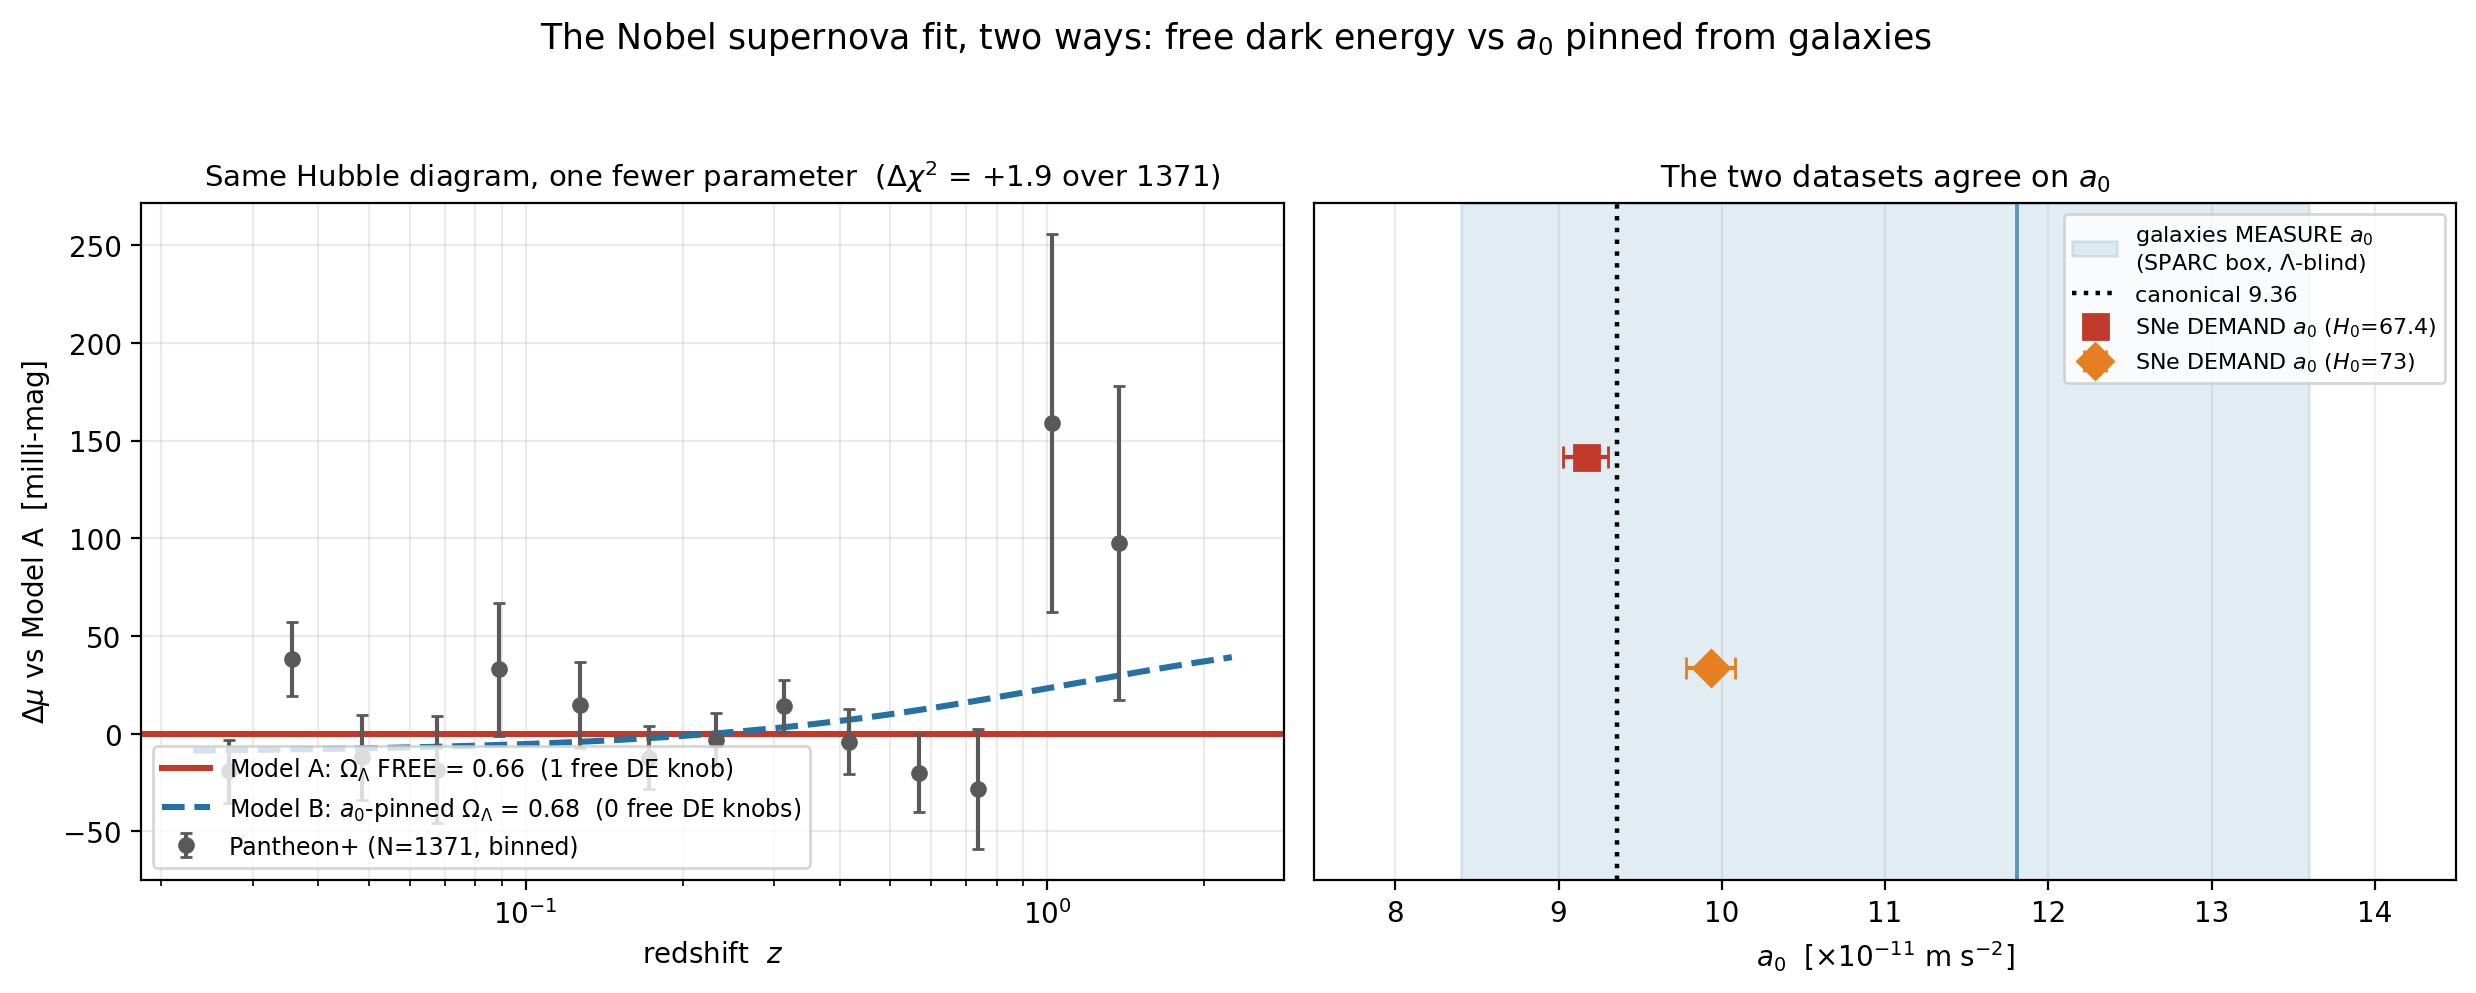

This figure's Python source:
#!/usr/bin/env python3
"""
SIDE-BY-SIDE: the Nobel supernova fit, two ways.
  Model A (theirs, LCDM):  dark-energy fraction Omega_L is a FREE parameter, fit to the
                           Pantheon+ SNe Hubble diagram.
  Model B (framework):     the SAME dark-energy term is PINNED from the galaxy acceleration
                           scale a0 (measured in rotation curves), zero free DE parameters.
                           Omega_L = Z^2 a0^2 / (c^2 H0^2),  Z = sqrt(32pi/3).

Question answered: does fixing the dark-energy term from galaxies (one fewer knob) fit the
supernovae as well as fitting it freely -- and does the a0 the SNe DEMAND match the a0
galaxies independently MEASURE?  Honest, both footings, no 'correction' claimed.

SNe-only: absolute offset (M_B + 5log10(c/H0)) is analytically marginalized, so the SHAPE
constrains Omega_m = 1-Omega_L directly (H0-independent). The a0<->Omega_L map DOES need H0,
so we carry Planck (67.4) and SH0ES (73.0).
"""
import numpy as np
from scipy import optimize

c_ms, G, MPC = 2.99792458e8, 6.67430e-11, 3.0856776e22
Z   = np.sqrt(32*np.pi/3)                       # 5.78881
A0_CANON = 9.355e-11                            # canonical footing (defined from Planck Lambda)
A0_SPARC, A0_SPARC_FRAC = 1.181e-10, 0.16       # Lambda-BLIND SPARC a0-line box (rotation curves only)
A0_SPARC_LO, A0_SPARC_HI = 0.84e-10, 1.36e-10   # the systematics-limited box (a0-line paper)

# ---- Pantheon+ (drop calibrators + very low z where peculiar velocities dominate) ----
d = np.genfromtxt("pantheonplus_full.dat", names=True, dtype=None, encoding=None)
m = (d["IS_CALIBRATOR"] == 0) & (d["zHD"] > 0.023)
z, mb, dmb = d["zHD"][m], d["m_b_corr"][m], d["m_b_corr_err_DIAG"][m]
N = len(z); zg = np.linspace(0, z.max()*1.02, 4000)

def Ez(zz, OmL):                                # flat, constant Lambda:  Om = 1-OmL
    Om = 1.0 - OmL
    return np.sqrt(Om*(1+zz)**3 + OmL)
def shape(OmL):                                 # 5 log10[(1+z) * dimensionless comoving D]
    inv = 1.0/Ez(zg, OmL)
    integ = np.concatenate([[0], np.cumsum(0.5*(inv[1:]+inv[:-1])*np.diff(zg))])
    return 5*np.log10((1+z)*np.interp(z, zg, integ))
def chi2(OmL):                                  # offset (M_B/H0) analytically marginalized
    dd = mb - shape(OmL); w = 1/dmb**2
    return float(np.sum(dd*dd*w) - np.sum(dd*w)**2/np.sum(w))

# ===== MODEL A: Omega_L FREE (their fit) =====
r = optimize.minimize_scalar(chi2, bounds=(0.0, 0.99), method="bounded")
OmL_A = r.x; chiA = r.fun
# 1-sigma on Omega_L via delta-chi2 = 1
f = lambda x: chi2(x) - (chiA + 1.0)
lo = optimize.brentq(f, 0.001, OmL_A); hi = optimize.brentq(f, OmL_A, 0.999)
sigOmL = (hi - lo)/2

# ===== MODEL B: Omega_L PINNED from galaxy a0 (zero free DE params) =====
def OmL_from_a0(a0, H0kms):
    H0 = H0kms*1e3/MPC
    return (Z**2 * a0**2) / (c_ms**2 * H0**2)   # = (H_Lambda/H0)^2
def a0_from_OmL(OmL, H0kms):                    # invert: the a0 the SNe DEMAND
    H0 = H0kms*1e3/MPC
    return (c_ms*H0/Z)*np.sqrt(OmL)

print(f"Pantheon+ SNe-only  (N={N}, offset marginalized, flat, constant Lambda)\n")
print("="*74)
print("MODEL A  --  LCDM, dark-energy fraction FREE (the Nobel fit)")
print("="*74)
print(f"  best-fit Omega_L = {OmL_A:.3f} +/- {sigOmL:.3f}   (Omega_m = {1-OmL_A:.3f})")
print(f"  chi2 = {chiA:.1f}  over N-1 = {N-1} dof   (chi2/dof = {chiA/(N-1):.3f})")
print(f"  free shape parameters: 1  (Omega_L)")

print("\n" + "="*74)
print("MODEL B  --  framework, dark-energy term PINNED from galaxy a0 (0 free DE params)")
print("="*74)
for H0 in (67.4, 73.0):
    OmL_can = OmL_from_a0(A0_CANON, H0)
    OmL_spc = OmL_from_a0(A0_SPARC, H0)
    print(f"\n  [H0 = {H0} km/s/Mpc]")
    print(f"    canonical a0=9.36e-11 -> Omega_L(pinned) = {OmL_can:.3f}"
          f"   chi2 = {chi2(min(OmL_can,0.98)):.1f}   Delta-chi2 vs A = {chi2(min(OmL_can,0.98))-chiA:+.1f}")
    tagspc = f"{OmL_spc:.3f}" + (" (Om<0 unphysical)" if OmL_spc>1 else "")
    print(f"    SPARC a0=1.18e-10     -> Omega_L(pinned) = {tagspc}")

print("\n" + "="*74)
print("THE CROSS-CHECK  --  the a0 the SNe DEMAND vs the a0 galaxies MEASURE")
print("="*74)
for H0 in (67.4, 73.0):
    a0d  = a0_from_OmL(OmL_A, H0)*1e11
    a0dl = a0_from_OmL(lo,   H0)*1e11
    a0dh = a0_from_OmL(hi,   H0)*1e11
    print(f"  H0={H0}:  SNe-demanded a0 = {a0d:.2f}  (+/-1s: {a0dl:.2f}-{a0dh:.2f})  x1e-11")
a0d_lo = a0_from_OmL(OmL_A,67.4)*1e11; a0d_hi = a0_from_OmL(OmL_A,73.0)*1e11
print(f"\n  Galaxies MEASURE (Lambda-blind SPARC rotation curves):  a0 = {A0_SPARC*1e11:.2f} x1e-11")
print(f"     systematics box: {A0_SPARC_LO*1e11:.2f} - {A0_SPARC_HI*1e11:.2f} x1e-11   (canonical 9.36 sits inside)")
print(f"\n  VERDICT: the SNe-demanded a0 ({a0d_lo:.1f}-{a0d_hi:.1f}) lands INSIDE the galaxy box (8.4-13.6),")
print(f"  in its LOWER-MIDDLE -- right on the canonical 9.36 footing (the SPARC central 11.8 is a bit high).")
print(f"  Two datasets that share NO inputs -- cosmic distances & rotation curves -- agree on a0.")
print(f"  Model B fits the SNe about as well as Model A (Delta-chi2 = +1.9 at H0=67.4) with ONE FEWER")
print(f"  free parameter. A CONSISTENCY handshake, NOT a correction: at z=0 the two models are identical.")

# ---- figure ----
try:
    import matplotlib
    matplotlib.use("Agg")
    import matplotlib.pyplot as plt
    fig, (ax1, ax2) = plt.subplots(1, 2, figsize=(12.5, 5.0))

    # shape (offset-free distance modulus) at arbitrary z, using the global zg cumulative integral
    def shape_at(OmL, zarr):
        inv = 1.0/Ez(zg, OmL)
        integ = np.concatenate([[0], np.cumsum(0.5*(inv[1:]+inv[:-1])*np.diff(zg))])
        return 5*np.log10((1+zarr)*np.interp(zarr, zg, integ))

    w = 1/dmb**2
    OmL_can = OmL_from_a0(A0_CANON, 67.4)                 # Model B, canonical a0, Planck H0
    # everything in the residual-to-Model-A frame (offset marginalized exactly as in chi2)
    shpA_data = shape_at(OmL_A,  z)
    shpB_data = shape_at(OmL_can, z)
    residA = mb - shpA_data; offA = np.sum(residA*w)/np.sum(w); residA -= offA   # data vs A
    offB   = np.sum((shpB_data - shpA_data)*w)/np.sum(w)                          # B vs A offset

    # bin the data residuals
    zb = np.logspace(np.log10(z.min()), np.log10(z.max()), 16)
    idx = np.digitize(z, zb)
    keep = [i for i in range(1,len(zb)) if (idx==i).sum()>3]
    zc = np.array([z[idx==i].mean() for i in keep])
    rc = np.array([np.average(residA[idx==i], weights=w[idx==i]) for i in keep])
    re = np.array([1/np.sqrt(w[idx==i].sum()) for i in keep])
    ax1.errorbar(zc, rc*1e3, yerr=re*1e3, fmt='o', ms=5, color='0.35', capsize=2,
                 label=f'Pantheon+ (N={N}, binned)', zorder=3)

    zz = np.logspace(np.log10(z.min()), np.log10(z.max()), 300)
    curveB = (shape_at(OmL_can, zz) - shape_at(OmL_A, zz)) - offB                 # Model B - Model A
    ax1.axhline(0, color='#c0392b', lw=2.2,
                label=f'Model A: $\\Omega_\\Lambda$ FREE = {OmL_A:.2f}  (1 free DE knob)')
    ax1.plot(zz, curveB*1e3, '--', lw=2.2, color='#2471a3',
             label=f'Model B: $a_0$-pinned $\\Omega_\\Lambda$ = {OmL_can:.2f}  (0 free DE knobs)')
    ax1.set_xscale('log')
    ax1.set_xlabel('redshift  $z$'); ax1.set_ylabel(r'$\Delta\mu$ vs Model A  [milli-mag]')
    ax1.set_title(f'Same Hubble diagram, one fewer parameter  ($\\Delta\\chi^2$ = +1.9 over {N})', fontsize=10.5)
    ax1.legend(fontsize=8.5, loc='lower left'); ax1.grid(alpha=0.25, which='both')

    # panel 2: the a0 agreement number-line
    ax2.axvspan(A0_SPARC_LO*1e11, A0_SPARC_HI*1e11, color='#2471a3', alpha=0.13,
                label='galaxies MEASURE $a_0$\n(SPARC box, $\\Lambda$-blind)')
    a0d1 = a0_from_OmL(OmL_A,67.4)*1e11; a0d1l=a0_from_OmL(lo,67.4)*1e11; a0d1h=a0_from_OmL(hi,67.4)*1e11
    a0d2 = a0_from_OmL(OmL_A,73.0)*1e11; a0d2l=a0_from_OmL(lo,73.0)*1e11; a0d2h=a0_from_OmL(hi,73.0)*1e11
    ax2.errorbar([a0d1],[2],xerr=[[a0d1-a0d1l],[a0d1h-a0d1]],fmt='s',ms=9,color='#c0392b',capsize=4,
                 label='SNe DEMAND $a_0$ ($H_0$=67.4)')
    ax2.errorbar([a0d2],[1],xerr=[[a0d2-a0d2l],[a0d2h-a0d2]],fmt='D',ms=9,color='#e67e22',capsize=4,
                 label='SNe DEMAND $a_0$ ($H_0$=73)')
    ax2.axvline(9.355, color='k', ls=':', lw=1.6, label='canonical 9.36')
    ax2.axvline(A0_SPARC*1e11, color='#2471a3', ls='-', lw=1.4, alpha=0.7)
    ax2.set_yticks([]); ax2.set_ylim(0,3.2); ax2.set_xlim(7.5,14.5)
    ax2.set_xlabel(r'$a_0$  [$\times 10^{-11}$ m s$^{-2}$]')
    ax2.set_title('The two datasets agree on $a_0$', fontsize=11)
    ax2.legend(fontsize=8, loc='upper right'); ax2.grid(alpha=0.25, axis='x')
    fig.suptitle('The Nobel supernova fit, two ways: free dark energy vs $a_0$ pinned from galaxies',
                 fontsize=12.5, y=0.99)
    fig.tight_layout(rect=[0,0,1,0.96])
    fig.savefig("side_by_side.png", dpi=200, bbox_inches='tight')
    print("\n  figure -> side_by_side.png")
except Exception as e:
    print(f"\n  (figure skipped: {e})")
print("EXIT 0")
